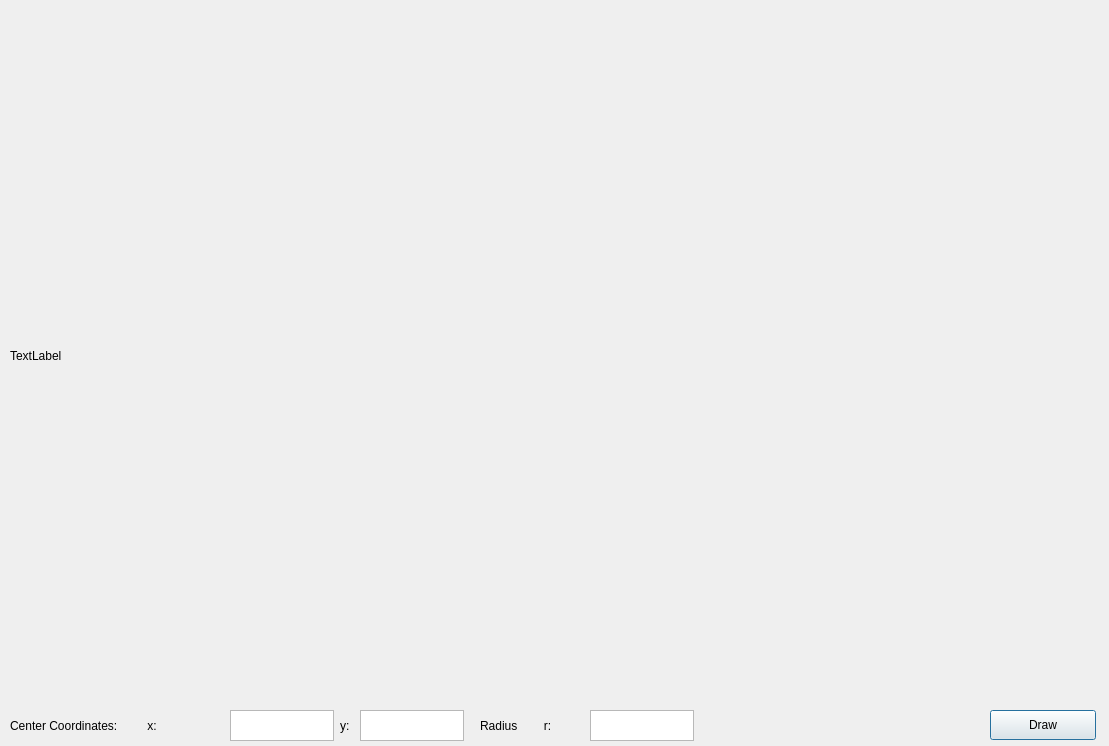
<?xml version="1.0" encoding="UTF-8"?>
<ui version="4.0">
 <class>A2Pattern</class>
 <widget class="QMainWindow" name="A2Pattern">
  <property name="geometry">
   <rect>
    <x>0</x>
    <y>0</y>
    <width>1109</width>
    <height>746</height>
   </rect>
  </property>
  <property name="windowTitle">
   <string>A2Pattern</string>
  </property>
  <widget class="QWidget" name="centralwidget">
   <widget class="QLabel" name="label">
    <property name="geometry">
     <rect>
      <x>10</x>
      <y>10</y>
      <width>1091</width>
      <height>691</height>
     </rect>
    </property>
    <property name="text">
     <string>TextLabel</string>
    </property>
   </widget>
   <widget class="QLabel" name="labelX">
    <property name="geometry">
     <rect>
      <x>10</x>
      <y>710</y>
      <width>221</width>
      <height>31</height>
     </rect>
    </property>
    <property name="text">
     <string>Center Coordinates:         x:</string>
    </property>
   </widget>
   <widget class="QTextEdit" name="textEditX">
    <property name="geometry">
     <rect>
      <x>230</x>
      <y>710</y>
      <width>104</width>
      <height>31</height>
     </rect>
    </property>
    <property name="inputMethodHints">
     <set>Qt::ImhDigitsOnly</set>
    </property>
    <property name="tabChangesFocus">
     <bool>true</bool>
    </property>
   </widget>
   <widget class="QLabel" name="labelY">
    <property name="geometry">
     <rect>
      <x>340</x>
      <y>710</y>
      <width>16</width>
      <height>31</height>
     </rect>
    </property>
    <property name="text">
     <string>y:</string>
    </property>
   </widget>
   <widget class="QTextEdit" name="textEditY">
    <property name="geometry">
     <rect>
      <x>360</x>
      <y>710</y>
      <width>104</width>
      <height>31</height>
     </rect>
    </property>
    <property name="inputMethodHints">
     <set>Qt::ImhDigitsOnly</set>
    </property>
    <property name="tabChangesFocus">
     <bool>true</bool>
    </property>
   </widget>
   <widget class="QLabel" name="labelR">
    <property name="geometry">
     <rect>
      <x>480</x>
      <y>710</y>
      <width>101</width>
      <height>31</height>
     </rect>
    </property>
    <property name="text">
     <string>Radius        r:</string>
    </property>
   </widget>
   <widget class="QTextEdit" name="textEditR">
    <property name="geometry">
     <rect>
      <x>590</x>
      <y>710</y>
      <width>104</width>
      <height>31</height>
     </rect>
    </property>
    <property name="inputMethodHints">
     <set>Qt::ImhDigitsOnly</set>
    </property>
    <property name="tabChangesFocus">
     <bool>true</bool>
    </property>
   </widget>
   <widget class="QPushButton" name="drawPushButton">
    <property name="geometry">
     <rect>
      <x>990</x>
      <y>710</y>
      <width>106</width>
      <height>30</height>
     </rect>
    </property>
    <property name="text">
     <string>Draw</string>
    </property>
    <property name="autoDefault">
     <bool>true</bool>
    </property>
    <property name="default">
     <bool>true</bool>
    </property>
   </widget>
   <widget class="QLabel" name="labelStatus">
    <property name="geometry">
     <rect>
      <x>710</x>
      <y>710</y>
      <width>261</width>
      <height>31</height>
     </rect>
    </property>
    <property name="text">
     <string/>
    </property>
   </widget>
  </widget>
 </widget>
 <resources/>
 <connections/>
</ui>
